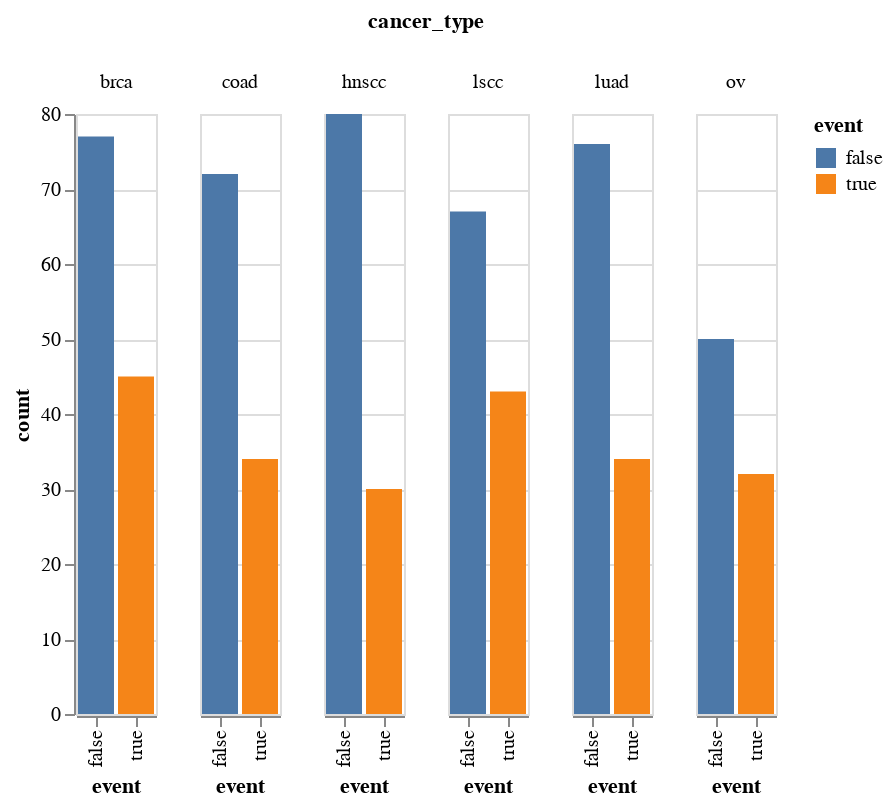

The notebook cell saved with this chart:
### Markdown cell above
### Plot the results

### Code cell
joined_counts = true_counts.append(false_counts)

has_event_chart = alt.Chart(joined_counts).mark_bar().encode(
    x="event",
    y="count",
    color="event",
    column="cancer_type"
)

has_event_chart

### Figure 1 — Vega-Lite specification as saved in the notebook (floating-point values rounded to 4 significant figures)
{"config": {"view": {"continuousWidth": 400, "continuousHeight": 300}}, "data": {"name": "data-ae2fe3e5f3e35bea81178cc377fb7b56"}, "mark": "bar", "encoding": {"color": {"field": "event", "type": "nominal"}, "column": {"field": "cancer_type", "type": "nominal"}, "x": {"field": "event", "type": "nominal"}, "y": {"field": "count", "type": "quantitative"}}, "$schema": "https://vega.github.io/schema/vega-lite/v4.17.0.json", "datasets": {"data-ae2fe3e5f3e35bea81178cc377fb7b56": [{"cancer_type": "brca", "event": true, "count": 45, "proportion": 0.37, "cancer_type_total_patients": 122}, {"cancer_type": "coad", "event": true, "count": 34, "proportion": 0.32, "cancer_type_total_patients": 106}, {"cancer_type": "hnscc", "event": true, "count": 30, "proportion": 0.27, "cancer_type_total_patients": 110}, {"cancer_type": "lscc", "event": true, "count": 43, "proportion": 0.39, "cancer_type_total_patients": 110}, {"cancer_type": "luad", "event": true, "count": 34, "proportion": 0.31, "cancer_type_total_patients": 110}, {"cancer_type": "ov", "event": true, "count": 32, "proportion": 0.39, "cancer_type_total_patients": 82}, {"cancer_type": "brca", "event": false, "count": 77, "proportion": 0.63, "cancer_type_total_patients": 122}, {"cancer_type": "coad", "event": false, "count": 72, "proportion": 0.68, "cancer_type_total_patients": 106}, {"cancer_type": "hnscc", "event": false, "count": 80, "proportion": 0.73, "cancer_type_total_patients": 110}, {"cancer_type": "lscc", "event": false, "count": 67, "proportion": 0.61, "cancer_type_total_patients": 110}, {"cancer_type": "luad", "event": false, "count": 76, "proportion": 0.69, "cancer_type_total_patients": 110}, {"cancer_type": "ov", "event": false, "count": 50, "proportion": 0.61, "cancer_type_total_patients": 82}]}}
